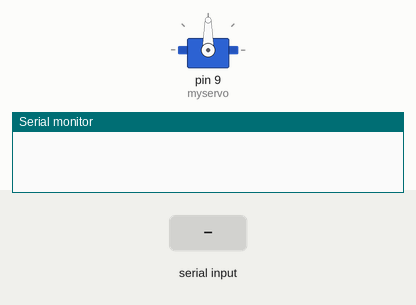
Bench run of a sketch on a simulated Arduino Uno, built with avr-gcc and run on an emulated ATmega328P. Shown: servo, the last lines printed to the serial monitor. The test bench sets the inputs (shaded band).

Above: at 1.2 s.
1.3 s: "2" received over Serial
At 2.5 s:
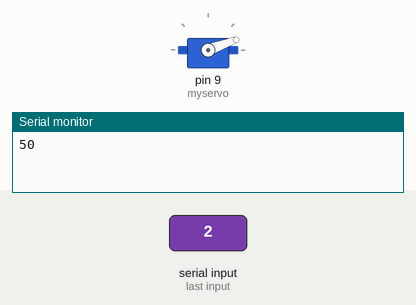
2.8 s: "1" received over Serial
At 3.9 s:
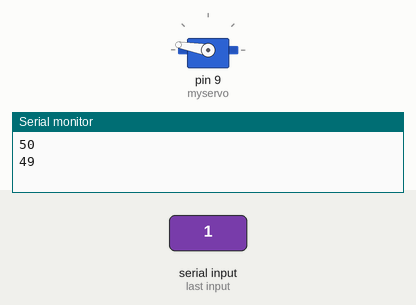
4.3 s: "4" received over Serial
At 5.0 s:
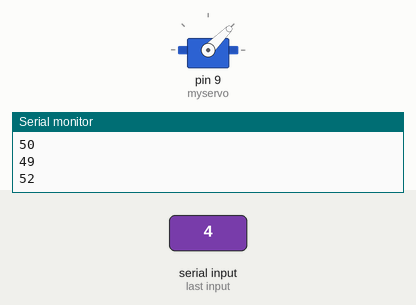
5.8 s: "3" received over Serial
At 6.1 s:
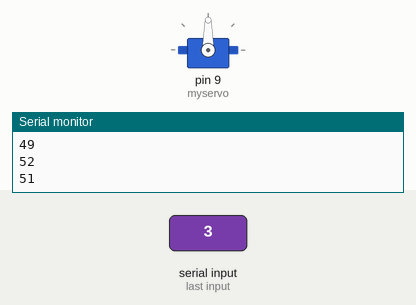
Timing chart, 0 to 8.3 s (numbered marks = the images above; inputs shaded):
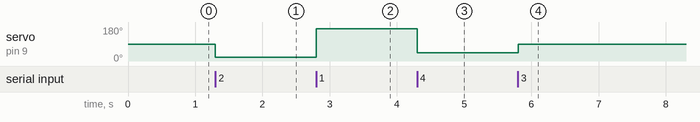

The sketch:

code1.ino
```cpp
#include <Servo.h>  // add servo library


Servo myservo;  // create servo object to control a servo

int state = 0;


void setup() {

  Serial.begin(9600);

  myservo.attach(9);  // attaches the servo on pin 9 to the servo object

}


void loop() {


      state = 0 ;

             if( Serial.available()  > 0)

                  state = Serial.read();

                  if( state != 0)

              Serial.println(state);

             if( state == 50){


                    myservo.write(20);

                    delay(15);

             }

             else if(state == 49){


                   myservo.write(170);

                   delay(15);

             }

             else if(state == 51){


                   myservo.write(90);

                   delay(15);

             }

             else if(state == 52){


                   myservo.write(45);

                   delay(15);

             }


       // waits for the servo to get there

}
```

Measured:
- after the input at 1.3 s, servo on pin 9 (myservo): 90° → 20° at once
- after the input at 2.8 s, servo on pin 9 (myservo): 20° → 170° at once
- after the input at 4.3 s, servo on pin 9 (myservo): 170° → 45° at once
- after the input at 5.8 s, servo on pin 9 (myservo): 45° → 90° at once
